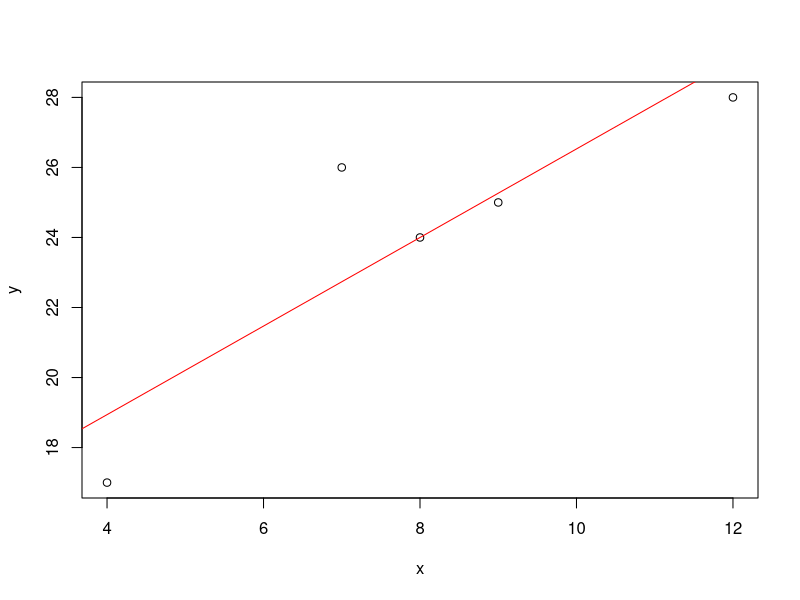

This chart was generated by the following R code:
# carico i vettori x e y
x <- c(4, 8, 9, 12, 7)
y <- c(17, 24, 25, 28, 26)

cat("per i dati:\n")
cat("x = ", x)
cat("\n")
cat("y = ", y)
cat("\n")
# calcolo la retta di regressione
rr <- lm(y ~ x)
cat("ecco i coefficienti della regressione:\n")
print(coefficients(rr))
cat("\n")

# disegno il grafico
cat("ecco il grafico con la regressione linerare:\n")

cat("\n")
# prima lo scatterplot
plot(x, y,xlab="x",ylab="y")

# e poi la retta
abline(rr, col="red", lwd=1)
